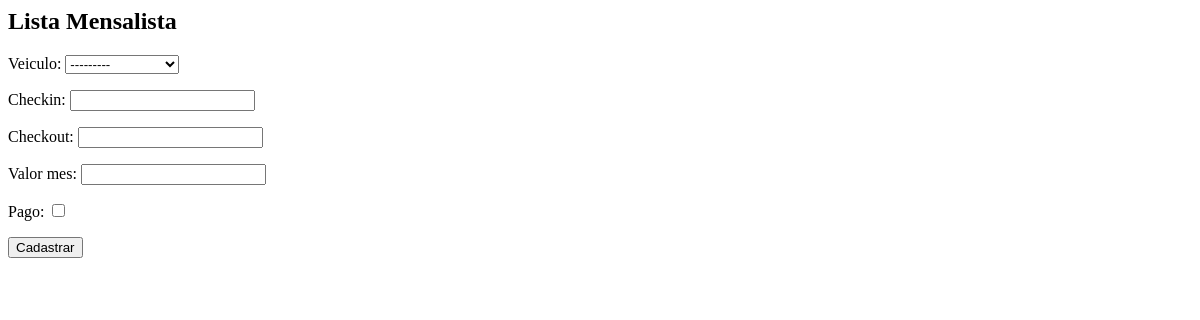
Before: /core/mensalistas/ with the older database file.
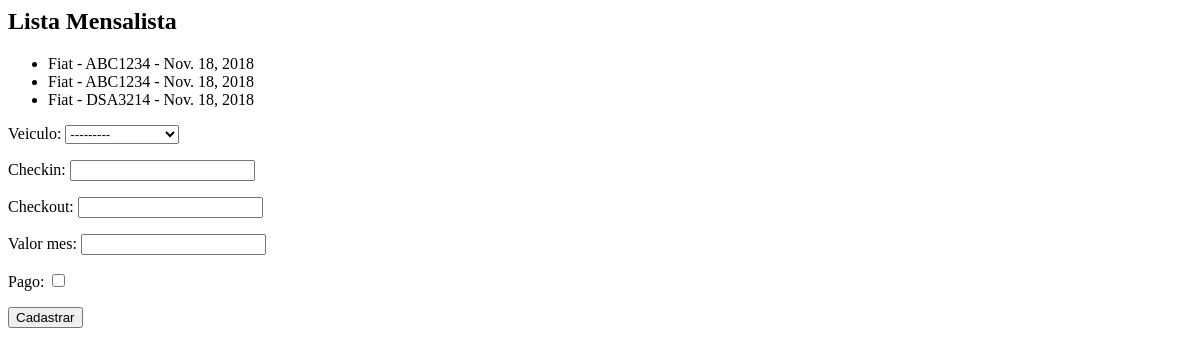
After: the same page with the newer database file.
### core/models.py (models this page shows, shortened)
class Mensalista(models.Model):
    veiculo = models.ForeignKey(Veiculo, on_delete=models.PROTECT)
    checkin = models.DateField()
    checkout = models.DateField()
    valor_mes = models.DecimalField(max_digits=6, decimal_places=2)
    pago = models.BooleanField(default=False)

class Veiculo(models.Model):
    marca = models.ForeignKey(Marca, on_delete=models.PROTECT)
    placa = models.CharField(max_length=7)
    proprietario = models.ForeignKey(Pessoa, on_delete=models.PROTECT)
    cor = models.CharField(max_length=15)
    observacoes = models.TextField()
    def __str__(self):
        return self.marca.nome + ' - ' + self.placa

class Marca(models.Model):
    nome = models.CharField(max_length=50)
    def __str__(self):
        return self.nome

### core/views.py (the view)
# urls.py: path('mensalistas/', lista_mensalista, name='core_lista_mensalista'),
def lista_mensalista(request):
    mensalistas = Mensalista.objects.all()
    form = MensalistaForm
    data = {'mov_men': mensalistas, 'form': form}
    return render(request, 'core/lista-mensalista.html', data)

### core/templates/core/lista-mensalista.html (shortened to what this page needs)
<h2>Lista Mensalista</h2>
<ul>
{% for mov in mov_men %}
	<li>{{ mov.veiculo.marca }} - {{ mov.veiculo.placa }} - {{ mov.checkin }}</li>
{% endfor %}
</ul>
<form action="{% url 'core_lista_mensalista_novo' %}" method="POST">
	{{ form.as_p }}
	<button type="submit">Cadastrar</button>
</form>

Changed rows visible on the page:
added Mensalista: veiculo.marca "Fiat", veiculo.placa "ABC1234", checkin "Nov. 18, 2018"
added Mensalista: veiculo.marca "Fiat", veiculo.placa "ABC1234", checkin "Nov. 18, 2018"
added Mensalista: veiculo.marca "Fiat", veiculo.placa "DSA3214", checkin "Nov. 18, 2018"
